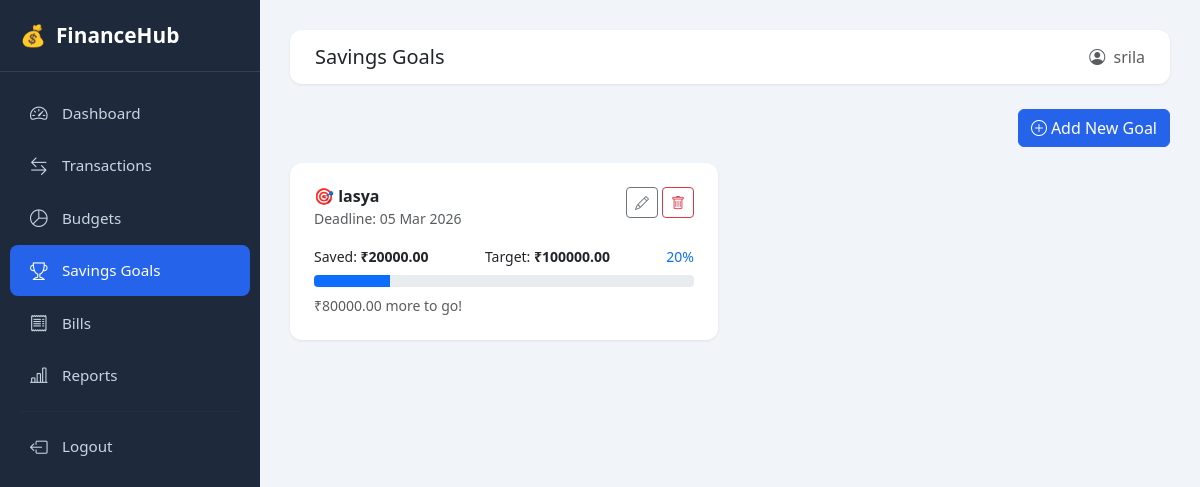
Screenshot of /finance/goals/ (signed in) with the database file from the repository.
### finance/models.py (models this page shows, shortened)
class SavingsGoal(models.Model):
    user = models.ForeignKey(User, on_delete=models.CASCADE)
    name = models.CharField(max_length=200)
    target_amount = models.DecimalField(max_digits=12, decimal_places=2)
    saved_amount = models.DecimalField(max_digits=12, decimal_places=2, default=0)
    deadline = models.DateField(null=True, blank=True)
    icon = models.CharField(max_length=10, default='🎯')
    created_at = models.DateTimeField(auto_now_add=True)
    class Meta:
        ordering = ['-created_at']
    def percentage(self):
        if self.target_amount == 0:
            return 0
        return min(int((self.saved_amount / self.target_amount) * 100), 100)
    def remaining(self):
        return self.target_amount - self.saved_amount
    def is_completed(self):
        return self.saved_amount >= self.target_amount

### finance/views.py (the view)
# urls.py: path('goals/', views.goal_list, name='goal_list'),
@login_required
def goal_list(request):
    goals = SavingsGoal.objects.filter(user=request.user)
    return render(request, 'finance/goal_list.html', {'goals': goals})

### finance/templates/finance/goal_list.html (shortened to what this page needs)
{% extends 'finance/base.html' %}
{% block page_title %}Savings Goals{% endblock %}
{% block content %}
<div class="d-flex justify-content-end mb-3">
    <a href="{% url 'add_goal' %}" class="btn btn-primary">
        <i class="bi bi-plus-circle me-1"></i>Add New Goal
    </a>
</div>
{% if goals %}
<div class="row g-4">
    {% for g in goals %}
    <div class="col-md-6">
        <div class="card p-4 {% if g.is_completed %}border-success{% endif %}">
            <div class="d-flex justify-content-between align-items-start">
                <div>
                    <h6 class="fw-bold mb-0">{{ g.icon }} {{ g.name }}</h6>
                    {% if g.deadline %}<small class="text-muted">Deadline: {{ g.deadline|date:"d M Y" }}</small>{% endif %}
                </div>
                <div class="d-flex gap-1">
                    <a href="{% url 'edit_goal' g.pk %}" class="btn btn-sm btn-outline-secondary"><i class="bi bi-pencil"></i></a>
                    <form method="post" action="{% url 'delete_goal' g.pk %}" onsubmit="return confirm('Delete goal?')">
                        <button class="btn btn-sm btn-outline-danger"><i class="bi bi-trash"></i></button>
                    </form>
                </div>
            </div>
            <div class="d-flex justify-content-between mt-3 mb-2 small">
                <span>Saved: <strong>₹{{ g.saved_amount }}</strong></span>
                <span>Target: <strong>₹{{ g.target_amount }}</strong></span>
                <span class="{% if g.is_completed %}text-success{% else %}text-primary{% endif %}">{{ g.percentage }}%</span>
            </div>
            <div class="progress" style="height:12px">
                <div class="progress-bar {% if g.is_completed %}bg-success{% else %}bg-primary{% endif %}"
                     style="width: {{ g.percentage }}%"></div>
            </div>
            {% if not g.is_completed %}
            <small class="text-muted mt-2 d-block">₹{{ g.remaining|floatformat:2 }} more to go!</small>
            {% endif %}
        </div>
    </div>
    {% endfor %}
</div>
{% else %}
<div class="card p-5 text-center text-muted">
    <div style="font-size:3rem">🎯</div>
    <h5 class="mt-2">No savings goals yet</h5>
    <a href="{% url 'add_goal' %}" class="btn btn-success mt-2">Create Your First Goal</a>
</div>
{% endif %}
{% endblock %}

### finance/templates/finance/base.html (shortened to what this page needs)
<!DOCTYPE html>
<html lang="en">
<head>
    <link href="https://cdn.jsdelivr.net/npm/bootstrap@5.3.0/dist/css/bootstrap.min.css" rel="stylesheet">
    <link href="https://cdn.jsdelivr.net/npm/bootstrap-icons@1.11.0/font/bootstrap-icons.css" rel="stylesheet">
</head>
<body>
{% if user.is_authenticated %}
<div class="sidebar">
    <div class="brand">
        <span>💰</span> FinanceHub
    </div>
    <nav class="mt-3">
        <a href="{% url 'dashboard' %}" class="nav-link {% if request.resolver_match.url_name == 'dashboard' %}active{% endif %}">
            <i class="bi bi-speedometer2"></i> Dashboard
        </a>
        <a href="{% url 'transaction_list' %}" class="nav-link {% if 'transaction' in request.resolver_match.url_name %}active{% endif %}">
            <i class="bi bi-arrow-left-right"></i> Transactions
        </a>
        <a href="{% url 'budget_list' %}" class="nav-link {% if 'budget' in request.resolver_match.url_name %}active{% endif %}">
            <i class="bi bi-pie-chart"></i> Budgets
        </a>
        <a href="{% url 'goal_list' %}" class="nav-link {% if 'goal' in request.resolver_match.url_name %}active{% endif %}">
            <i class="bi bi-trophy"></i> Savings Goals
        </a>
        <a href="{% url 'bill_list' %}" class="nav-link {% if 'bill' in request.resolver_match.url_name %}active{% endif %}">
            <i class="bi bi-receipt"></i> Bills
        </a>
        <a href="{% url 'reports' %}" class="nav-link {% if 'report' in request.resolver_match.url_name %}active{% endif %}">
            <i class="bi bi-bar-chart-line"></i> Reports
        </a>
        <hr style="border-color:#334155; margin: 10px 20px;">
        <a href="{% url 'logout' %}" class="nav-link">
            <i class="bi bi-box-arrow-left"></i> Logout
        </a>
    </nav>
</div>
<div class="main-content">
    <div class="topbar">
        <h5 class="mb-0 fw-600">{% block page_title %}Dashboard{% endblock %}</h5>
        <span class="text-muted"><i class="bi bi-person-circle me-1"></i> {{ user.username }}</span>
    </div>
    {% block content %}{% endblock %}
</div>
{% else %}
{% block auth_content %}{% endblock %}
{% endif %}
</body>
</html>

### finance/templates/finance/base.html (style rules this page uses)
:root { --primary: #2563eb; --sidebar-bg: #1e293b; --sidebar-text: #cbd5e1; --sidebar-hover: #334155; --sidebar-active: #2563eb; }
body { background: #f1f5f9; font-family: 'Segoe UI', sans-serif; }
.sidebar { width: 260px; min-height: 100vh; background: var(--sidebar-bg); position: fixed; top: 0; left: 0; z-index: 100; transition: transform 0.3s; }
.sidebar .brand { padding: 20px; font-size: 1.3rem; font-weight: 700; color: #fff; border-bottom: 1px solid #334155; display: flex; align-items: center; gap: 10px; }
.sidebar .nav-link { color: var(--sidebar-text); padding: 12px 20px; display: flex; align-items: center; gap: 12px; font-size: 0.95rem; border-radius: 8px; margin: 2px 10px; transition: all 0.2s; }
.sidebar .nav-link.active { background: var(--sidebar-active); color: #fff; }
.sidebar .nav-link i { font-size: 1.1rem; width: 20px; }
.main-content { margin-left: 260px; padding: 30px; min-height: 100vh; }
.topbar { background: #fff; border-radius: 12px; padding: 15px 25px; margin-bottom: 25px; display: flex; justify-content: space-between; align-items: center; box-shadow: 0 1px 3px rgba(0,0,0,0.08); }
.card { border: none; border-radius: 12px; box-shadow: 0 1px 3px rgba(0,0,0,0.08); }
.progress { height: 8px; border-radius: 4px; }
.btn-primary { background: var(--primary); border-color: var(--primary); }

### rows the page displays
SavingsGoal: icon "🎯", name "lasya", deadline "05 Mar 2026", saved_amount "20000.00", target_amount "100000.00", percentage "20", remaining "80000.00"

### other values shown
{{ user.username }} "srila"
